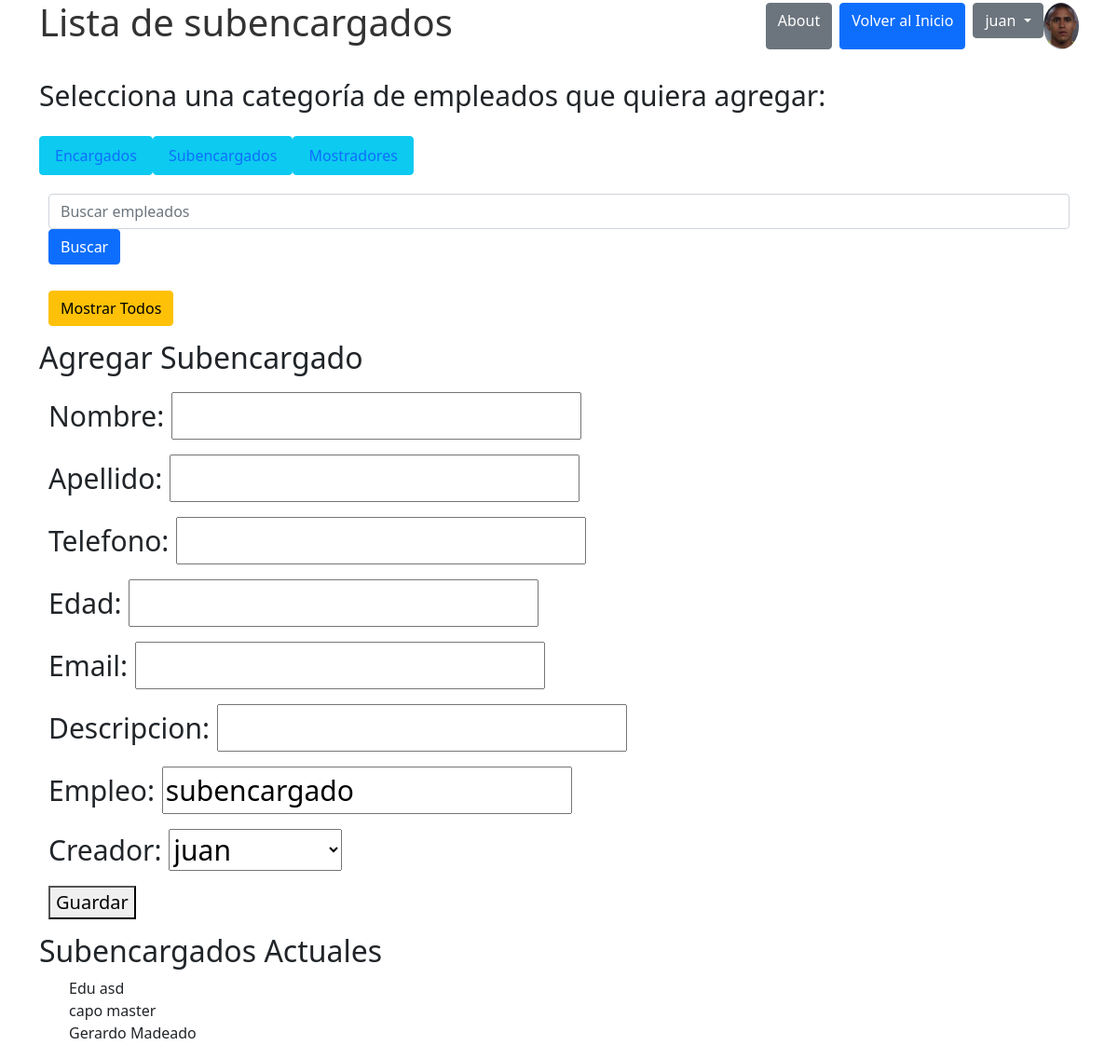
Screenshot of /empleados/subencargados/ (signed in) with the database file from the repository.
### perfiles/models.py (models this page shows, shortened)
class Avatar(models.Model):
    user = models.OneToOneField(User, on_delete=models.CASCADE, null=True)
    imagen = models.ImageField(upload_to='avatares', null=True, blank=True)

### empleados/models.py (models this page shows)
class subencargado(models.Model):
    Nombre = models.CharField(max_length=64)
    Apellido = models.CharField(max_length=64)
    telefono = models.CharField(max_length=20)
    edad = models.IntegerField()
    email = models.EmailField()
    descripcion = models.CharField(max_length=100)
    empleo = models.CharField(max_length=64, default='subencargado')
    creador = models.ForeignKey(User, on_delete=models.SET_NULL, null=True)

### empleados/views.py (the view)
# urls.py: path('subencargados/', views.subencargados, name='subencargados'),
@login_required
def subencargados(request):
    if request.method == 'POST':
        form = SubencargadoForm(request.POST)
        if form.is_valid():
            nuevo_subencargado = form.save(commit=False)
            nuevo_subencargado.creador = request.user
            nuevo_subencargado.save()
            return redirect('subencargados')
    else:
        form = SubencargadoForm(initial={'creador': request.user})
    subencargados = subencargado.objects.all()
    return render(request, 'subencargados.html', {'subencargados': subencargados, 'form': form})

### empleados/forms.py (shortened to what this page needs)
class SubencargadoForm(BaseEmpleadoForm):
    class Meta:
        model = subencargado
        fields = '__all__'

### empleados/templates de empleados/subencargados.html (shortened to what this page needs)
{% extends 'base.html' %}
{% block content %}
  <h2>Agregar Subencargado</h2>
  <form method="post">
    {{ form.as_p }}
    <button type="submit">Guardar</button>
  </form>
  <h2>Subencargados Actuales</h2>
  <ul>
    {% for subencargado in subencargados %}
      <li>{{ subencargado.Nombre }} {{ subencargado.Apellido }}</li>
    {% endfor %}
  </ul>
{% endblock %}

### templates_base/base.html (shortened to what this page needs)
{% load static %}
<!DOCTYPE html>
<html lang="es">
<head>
  <link rel="stylesheet" type="text/css" href="{% static 'css/css.css' %}">
  <link rel="stylesheet" href="https://cdn.jsdelivr.net/npm/bootstrap@5.1.3/dist/css/bootstrap.min.css">
</head>
<body>
  <div class="container">
    <div class="d-flex justify-content-between align-items-center mb-4">
      <h1>{% block heading %}Empleados{% endblock %}</h1>
      <div class="d-flex">
        <a href="{% url 'about' %}" class="btn btn-secondary me-2">About</a>
        <a href="{% url 'base' %}" class="btn btn-primary me-2">Volver al Inicio</a>
        {% if user.is_authenticated %}
          <div class="dropdown">
            <button class="btn btn-secondary dropdown-toggle" type="button" data-bs-toggle="dropdown" aria-expanded="false">
              {{ user.username }}
            </button>
          </div>
          {% if user.avatar %}
            <img src="{{ user.avatar.imagen.url }}" alt="Avatar de {{ user.username }}" class="img-fluid rounded-circle" style="max-width: 50px; max-height: 50px;">
          {% endif %}
        {% endif %}
      </div>
    </div>
    <p>Selecciona una categoría de empleados que quiera agregar:</p>
    <ul class="nav">
      <li class="nav-item"><a href="{% url 'encargados' %}" class="btn btn-info nav-link">Encargados</a></li>
      <li class="nav-item"><a href="{% url 'subencargados' %}" class="btn btn-info nav-link">Subencargados</a></li>
      <li class="nav-item"><a href="{% url 'mostradores' %}" class="btn btn-info nav-link">Mostradores</a></li>
    </ul>
    <form method="get" action="{% url 'busqueda' %}" class="mb-2">
      <input type="text" name="q" placeholder="Buscar empleados" class="form-control me-2">
      <button type="submit" class="btn btn-primary">Buscar</button>
    </form>
    <form method="get" action="{% url 'mostrarempleados' %}">
      <button type="submit" class="btn btn-warning">Mostrar Todos</button>
    </form>
    {% block content %}{% endblock %}
  </div>
</body>
</html>

### static/css/css.css (style rules this page uses)
body { background-color: rgb(238, 244, 238); }
h1 { font-size: 60px; color: #333; text-align: center; }
ul { list-style-type: none; }
ul li a { text-decoration: none; display: block; padding: 10px; background-color: #0074b8; color: #fff; border-radius: 5px; margin: 5px 0; text-align: center; }
form { width: 100%; padding: 10px; margin: 5px 0; border: none; border-radius: 7px; box-sizing: border-box; font-size: 20px; }
p { font-size: 30px; }

### rows the page displays
subencargado: Nombre "Edu", Apellido "asd"
subencargado: Nombre "capo", Apellido "master"
subencargado: Nombre "Gerardo", Apellido "Madeado"

### other values shown
{{ user.username }} "juan"
